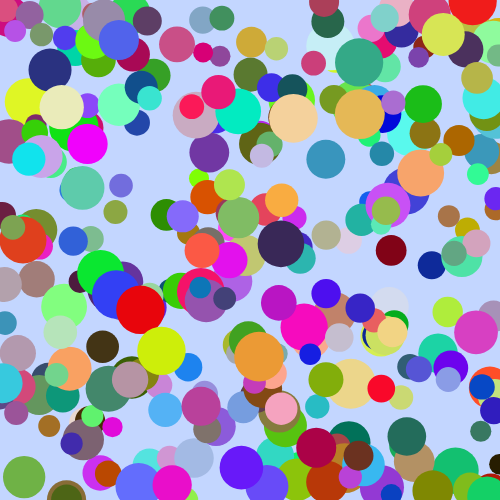
Frame 1 (no input)
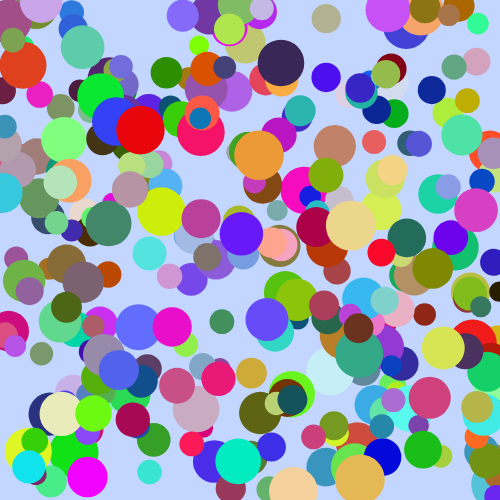
Frame 60 (no input)
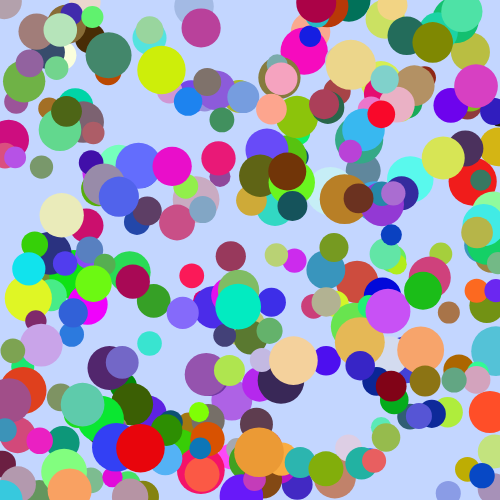
Frame 120 (the mouse pressed at the canvas centre since frame 60)

The p5.js sketch that drew these frames (run headless with seeded random() and noise() and a simulated clock; from frame 60 on, the mouse is pressed at the canvas centre):

// p5.js sketch
// ── sketch.js
var myBubbles = [];
var numBubbles;

function setup() {
    createCanvas(500, 500);
    
    numBubbles = 300;
    for(var n=0;n<numBubbles;n++)
        {
            myBubbles[n] = new bubble();
        }

}

function draw() {
  background(195,214,255);
  
  for(var n=0; n<numBubbles;n++)
      {
          myBubbles[n].move();
          myBubbles[n].display();
      }
}



// ── bubble.js
class bubble
{
    constructor()
    {
        // Create a new bubble with a default
        // x, y, size, and speed
        this.x = random(width);
        this.y = random(height);
        this.size = random(20,50);
        this.speed = random(2,4);
        this.bubbleColor = color(random(0,255),random(0,255),random(0,255));
    }

    move()
    {
        // Move down based on the speed
        this.y = this.y - this.speed;
        if(this.y<0)
    {
        this.y=height;    
    }
    }
       
    display()
    {
        push();
        fill(this.bubbleColor);
        noStroke();
        ellipse(this.x,this.y,this.size);
        pop();
    }
}
